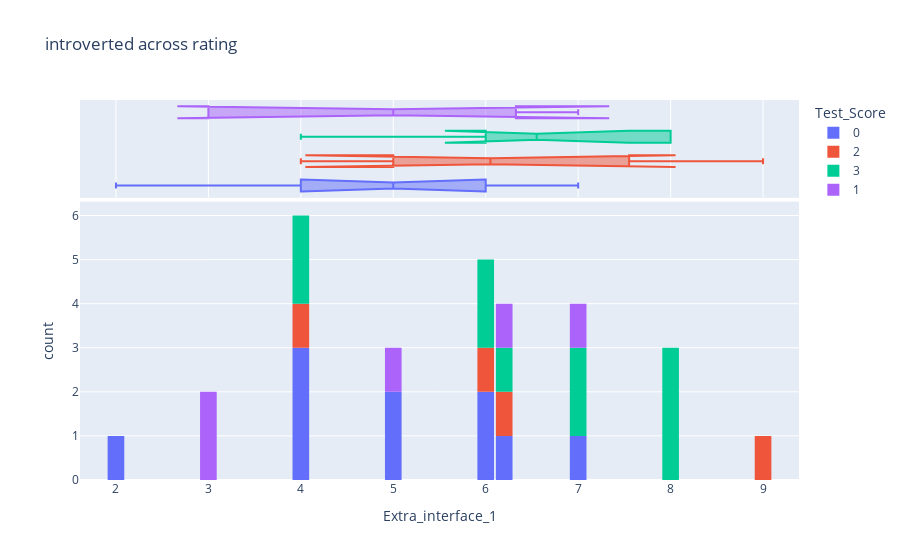

The cell this chart's notebook holds for it:
### Code cell
fig = px.histogram(y,
                x= "Extra_interface_1",
                nbins = 40,
                marginal = "box",
                color = "Test_Score",
                title='introverted across rating')

fig.update_layout(bargap=0.1)
fig.show()

### Figure 1 — Plotly figure (JSON) as saved in the notebook; plotly's stock layout.template omitted (floating-point values rounded to 4 significant figures)
{"data": [{"alignmentgroup": "True", "bingroup": "x", "hovertemplate": "Test_Score=0<br>Extra_interface_1=%{x}<br>count=%{y}<extra></extra>", "legendgroup": "0", "marker": {"color": "#636efa", "pattern": {"shape": ""}}, "name": "0", "nbinsx": 40, "offsetgroup": "0", "orientation": "v", "showlegend": true, "type": "histogram", "x": [7, 6.102, 5, 6, 4, 2, 5, 4, 6, 4], "xaxis": "x", "yaxis": "y"}, {"alignmentgroup": "True", "hovertemplate": "Test_Score=0<br>Extra_interface_1=%{x}<extra></extra>", "legendgroup": "0", "marker": {"color": "#636efa"}, "name": "0", "notched": true, "offsetgroup": "0", "showlegend": false, "type": "box", "x": [7, 6.102, 5, 6, 4, 2, 5, 4, 6, 4], "xaxis": "x2", "yaxis": "y2"}, {"alignmentgroup": "True", "bingroup": "x", "hovertemplate": "Test_Score=2<br>Extra_interface_1=%{x}<br>count=%{y}<extra></extra>", "legendgroup": "2", "marker": {"color": "#EF553B", "pattern": {"shape": ""}}, "name": "2", "nbinsx": 40, "offsetgroup": "2", "orientation": "v", "showlegend": true, "type": "histogram", "x": [6.102, 6, 9, 4], "xaxis": "x", "yaxis": "y"}, {"alignmentgroup": "True", "hovertemplate": "Test_Score=2<br>Extra_interface_1=%{x}<extra></extra>", "legendgroup": "2", "marker": {"color": "#EF553B"}, "name": "2", "notched": true, "offsetgroup": "2", "showlegend": false, "type": "box", "x": [6.102, 6, 9, 4], "xaxis": "x2", "yaxis": "y2"}, {"alignmentgroup": "True", "bingroup": "x", "hovertemplate": "Test_Score=3<br>Extra_interface_1=%{x}<br>count=%{y}<extra></extra>", "legendgroup": "3", "marker": {"color": "#00cc96", "pattern": {"shape": ""}}, "name": "3", "nbinsx": 40, "offsetgroup": "3", "orientation": "v", "showlegend": true, "type": "histogram", "x": [6.102, 7, 4, 7, 6, 8, 8, 8, 6, 4], "xaxis": "x", "yaxis": "y"}, {"alignmentgroup": "True", "hovertemplate": "Test_Score=3<br>Extra_interface_1=%{x}<extra></extra>", "legendgroup": "3", "marker": {"color": "#00cc96"}, "name": "3", "notched": true, "offsetgroup": "3", "showlegend": false, "type": "box", "x": [6.102, 7, 4, 7, 6, 8, 8, 8, 6, 4], "xaxis": "x2", "yaxis": "y2"}, {"alignmentgroup": "True", "bingroup": "x", "hovertemplate": "Test_Score=1<br>Extra_interface_1=%{x}<br>count=%{y}<extra></extra>", "legendgroup": "1", "marker": {"color": "#ab63fa", "pattern": {"shape": ""}}, "name": "1", "nbinsx": 40, "offsetgroup": "1", "orientation": "v", "showlegend": true, "type": "histogram", "x": [5, 3, 7, 6.102, 3], "xaxis": "x", "yaxis": "y"}, {"alignmentgroup": "True", "hovertemplate": "Test_Score=1<br>Extra_interface_1=%{x}<extra></extra>", "legendgroup": "1", "marker": {"color": "#ab63fa"}, "name": "1", "notched": true, "offsetgroup": "1", "showlegend": false, "type": "box", "x": [5, 3, 7, 6.102, 3], "xaxis": "x2", "yaxis": "y2"}], "layout": {"bargap": 0.1, "barmode": "relative", "legend": {"title": {"text": "Test_Score"}, "tracegroupgap": 0}, "title": {"text": "introverted across rating"}, "xaxis": {"anchor": "y", "domain": [0, 1], "title": {"text": "Extra_interface_1"}}, "xaxis2": {"anchor": "y2", "domain": [0, 1], "matches": "x", "showgrid": true, "showticklabels": false}, "yaxis": {"anchor": "x", "domain": [0, 0.7326], "title": {"text": "count"}}, "yaxis2": {"anchor": "x2", "domain": [0.7426, 1], "matches": "y2", "showgrid": false, "showline": false, "showticklabels": false, "ticks": ""}}}
